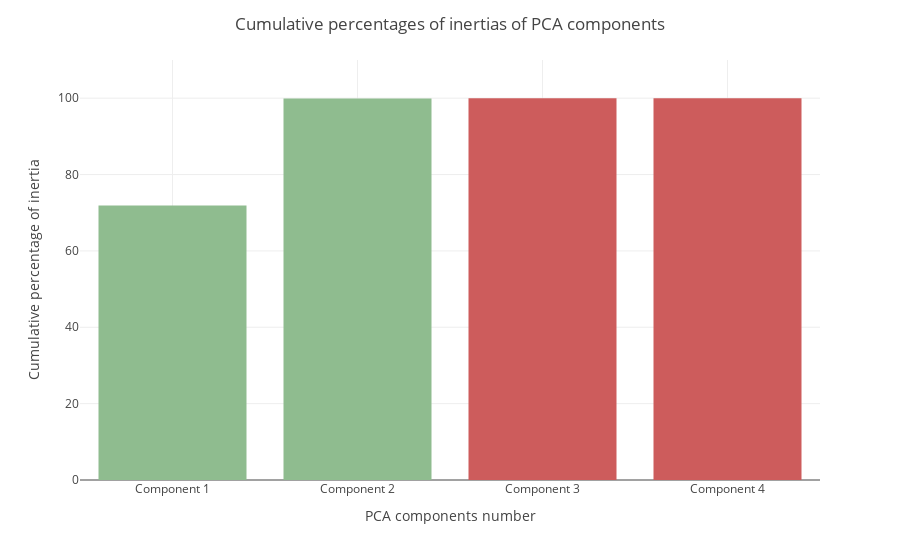

Write notebook code for a chart like this one.
### Markdown cell above
If we want to keep a number of principal components by using a threshold of cumulative inertia, we can pass the threshold to the parameter <code>bar_color</code>. Let's say we want at least 80% of inertia (involving keeping the first two principal components).

### Code cell
pca.components_barplot(n_components=None, mode=1, bar_color=80.0)

### Figure 1 — Plotly figure (JSON) as saved in the notebook; plotly's stock layout.template omitted (floating-point values rounded to 4 significant figures)
{"data": [{"alignmentgroup": "True", "hovertemplate": "x=%{x}<br>y=%{y}<extra></extra>", "legendgroup": "", "marker": {"color": ["DarkSeaGreen", "DarkSeaGreen", "IndianRed", "IndianRed"], "pattern": {"shape": ""}}, "name": "", "offsetgroup": "", "orientation": "v", "showlegend": false, "textposition": "auto", "type": "bar", "x": ["Component 1", "Component 2", "Component 3", "Component 4"], "xaxis": "x", "y": [71.89, 99.88, 99.97, 100], "yaxis": "y"}], "layout": {"barmode": "relative", "legend": {"tracegroupgap": 0}, "margin": {"t": 60}, "title": {"text": "Cumulative percentages of inertias of PCA components"}, "xaxis": {"anchor": "y", "domain": [0, 1], "title": {"text": "PCA components number"}}, "yaxis": {"anchor": "x", "domain": [0, 1], "range": [0, 110], "title": {"text": "Cumulative percentage of inertia"}}}}
